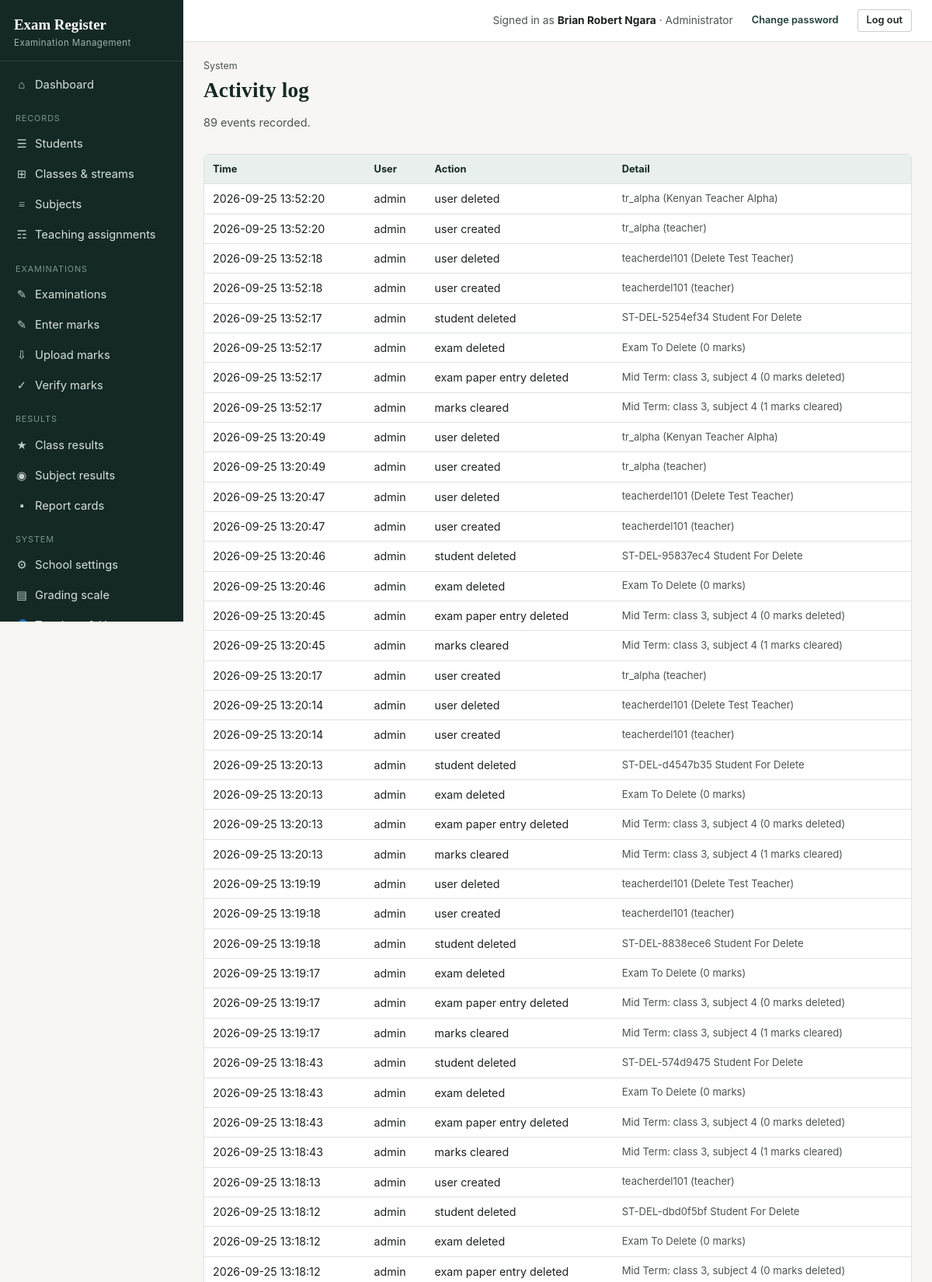
The app's page /audit (signed in, upper part) with its own data.
### tables this page shows
CREATE TABLE settings(key TEXT PRIMARY KEY, value TEXT NOT NULL DEFAULT '');

CREATE TABLE users(
    id INTEGER PRIMARY KEY AUTOINCREMENT,
    username TEXT NOT NULL UNIQUE COLLATE NOCASE,
    full_name TEXT NOT NULL,
    initials TEXT NOT NULL DEFAULT '',
    password_hash TEXT NOT NULL,
    role TEXT NOT NULL DEFAULT 'teacher',
    phone TEXT NOT NULL DEFAULT '',
    active INTEGER NOT NULL DEFAULT 1,
    must_change_password INTEGER NOT NULL DEFAULT 0,
    created_at TEXT NOT NULL DEFAULT CURRENT_TIMESTAMP
, tsc_no TEXT NOT NULL DEFAULT '');

CREATE TABLE audit_log(
    id INTEGER PRIMARY KEY AUTOINCREMENT,
    ts TEXT NOT NULL,
    user_id INTEGER,
    username TEXT NOT NULL DEFAULT '',
    action TEXT NOT NULL,
    detail TEXT NOT NULL DEFAULT ''
);

### routes/system.py (the view)
@bp.route("/audit")
@perm_required("audit.view")
def audit_log():
    page = max(request.args.get("page", 1, type=int), 1)
    total = q1("SELECT COUNT(*) n FROM audit_log")["n"]
    rows = q("SELECT * FROM audit_log ORDER BY id DESC LIMIT ? OFFSET ?", (PER_PAGE, (page - 1) * PER_PAGE))
    return render_template("audit.html", rows=rows, page=page, pages=max(math.ceil(total / PER_PAGE), 1), total=total)

### core.py (called while the page is built, shortened)
def connect():
    con = sqlite3.connect(DB_PATH, timeout=20)
    con.row_factory = sqlite3.Row
    con.execute("PRAGMA foreign_keys = ON")
    return con

def db():
    if "db" not in g:
        g.db = connect()
    return g.db

def q(sql, args=()):
    return db().execute(sql, args).fetchall()

def q1(sql, args=()):
    return db().execute(sql, args).fetchone()

def settings():
    if "settings" not in g:
        d = dict(DEFAULT_SETTINGS)
        for r in q("SELECT key,value FROM settings"):
            d[r["key"]] = r["value"]
        g.settings = d
    return g.settings

def csrf_token():
    if "csrf" not in session:
        session["csrf"] = secrets.token_hex(16)
    return session["csrf"]

def load_user():
    g.user = None
    uid = session.get("uid")
    if uid:
        u = q1("SELECT * FROM users WHERE id=? AND active=1", (uid,))
        if u:
            g.user = u
        else:
            session.pop("uid", None)

def has_perm(perm):
    u = g.get("user")
    if not u:
        return False
    if u["role"] == "admin":
        return True
    if "perms" not in g:
        g.perms = {r["perm"] for r in q(
            "SELECT perm FROM role_permissions WHERE role=?", (u["role"],))}
    return perm in g.perms

def is_admin():
    u = g.get("user")
    return bool(u and u["role"] == "admin")

def perm_required(*perms):
    def deco(f):
        @functools.wraps(f)
        def wrapper(*a, **k):
            if not g.user:
                return redirect(url_for("auth.login", next=request.full_path.rstrip("?")))
            if not any(has_perm(p) for p in perms):
                abort(403)
            return f(*a, **k)
        return wrapper
    return deco

def auto_backup_if_due():
    today = datetime.date.today().isoformat()
    if _last_auto_check["day"] == today:
        return

### templates/audit.html (shortened to what this page needs)
{% extends "base.html" %}
{% block wide %} wide{% endblock %}
{% block content %}
<div class="page-head"><div><div class="eyebrow">System</div><h1>Activity log</h1><p class="lede">{{ total }} events recorded.</p></div></div>
<div class="tbl-wrap">
<table>
  <thead><tr><th>Time</th><th>User</th><th>Action</th><th>Detail</th></tr></thead>
  <tbody>
  {% for r in rows %}
    <tr><td style="white-space:nowrap;">{{ r.ts }}</td><td>{{ r.username or '-' }}</td><td>{{ r.action }}</td><td class="small">{{ r.detail }}</td></tr>
  {% else %}
    <tr><td colspan="4" class="tbl-empty">No activity recorded yet.</td></tr>
  {% endfor %}
  </tbody>
</table>
</div>
{% endblock %}

### templates/base.html (shortened to what this page needs)
<!doctype html>
<html lang="en">
<head>
<link rel="stylesheet" href="{{ url_for('static', filename='style.css') }}">
</head>
<body>
{% if user %}
<div class="shell">
  <aside class="sidebar" id="sidebar">
    <div class="brand">
      <div class="mark">{{ school.school_name if school and school.school_name != 'Your School Name' else 'Exam Register' }}</div>
      <div class="sub">Examination Management</div>
    </div>
    <nav class="nav">
      <a href="{{ url_for('system.dashboard') }}" class="{{ 'active' if request.endpoint=='system.dashboard' }}"><span class="ic">&#8962;</span> Dashboard</a>
      <div class="group-label">Records</div>
      {% if has_perm('students.view') or has_perm('students.manage') %}
      <a href="{{ url_for('academic.students') }}" class="{{ 'active' if request.endpoint and request.endpoint.startswith('academic.student') }}"><span class="ic">&#9776;</span> Students</a>
      {% endif %}
      {% if has_perm('classes.manage') %}
      <a href="{{ url_for('academic.classes') }}" class="{{ 'active' if request.endpoint=='academic.classes' }}"><span class="ic">&#8862;</span> Classes &amp; streams</a>
      {% endif %}
      {% if has_perm('subjects.manage') %}
      <a href="{{ url_for('academic.subjects') }}" class="{{ 'active' if request.endpoint=='academic.subjects' }}"><span class="ic">&#8801;</span> Subjects</a>
      <a href="{{ url_for('academic.teaching') }}" class="{{ 'active' if request.endpoint=='academic.teaching' }}"><span class="ic">&#9782;</span> Teaching assignments</a>
      {% endif %}
      <div class="group-label">Examinations</div>
      <a href="{{ url_for('exams.exams') }}" class="{{ 'active' if request.endpoint and request.endpoint.startswith('exams.exam') }}"><span class="ic">&#9998;</span> Examinations</a>
      <a href="{{ url_for('exams.marks_home') }}" class="{{ 'active' if request.endpoint in ['exams.marks_home','exams.marks_entry'] }}"><span class="ic">&#9998;</span> Enter marks</a>
      <a href="{{ url_for('exams.marks_import') }}" class="{{ 'active' if request.endpoint and request.endpoint.startswith('exams.marks_import') }}"><span class="ic">&#8681;</span> Upload marks</a>
      {% if has_perm('marks.verify') %}
      <a href="{{ url_for('exams.verify_home') }}" class="{{ 'active' if request.endpoint=='exams.verify_home' }}"><span class="ic">&#10003;</span> Verify marks</a>
      {% endif %}
      <div class="group-label">Results</div>
      <a href="{{ url_for('results.class_results') }}" class="{{ 'active' if request.endpoint=='results.class_results' }}"><span class="ic">&#9733;</span> Class results</a>
      <a href="{{ url_for('results.subject_results') }}" class="{{ 'active' if request.endpoint=='results.subject_results' }}"><span class="ic">&#9673;</span> Subject results</a>
      <a href="{{ url_for('results.reports_home') }}" class="{{ 'active' if request.endpoint and request.endpoint.startswith('results.report') }}"><span class="ic">&#9642;</span> Report cards</a>
      {% if is_admin() or has_perm('backup.create') or has_perm('audit.view') %}
      <div class="group-label">System</div>
      {% if is_admin() %}
      <a href="{{ url_for('system.school_settings') }}" class="{{ 'active' if request.endpoint=='system.school_settings' }}"><span class="ic">&#9881;</span> School settings</a>
      <a href="{{ url_for('system.grading') }}" class="{{ 'active' if request.endpoint=='system.grading' }}"><span class="ic">&#9636;</span> Grading scale</a>
      <a href="{{ url_for('auth.users') }}" class="{{ 'active' if request.endpoint and request.endpoint.startswith('auth.user') }}"><span class="ic">&#128100;</span> Teachers &amp; Users</a>
      {% endif %}
      {% endif %}
    </nav>
  </aside>
  <div class="main">
    <div class="topbar">
      <div class="flex items-center gap-12">
        <span class="who">Signed in as <b>{{ user.full_name }}</b> &middot; {{ ROLES.get(user.role, user.role) }}</span>
        <a href="{{ url_for('auth.password') }}" class="btn btn-sm btn-ghost">Change password</a>
        <form method="post" action="{{ url_for('auth.logout') }}" style="margin:0;">
          <button class="btn btn-sm">Log out</button>
        </form>
      </div>
    </div>
    <div class="content{% block wide %}{% endblock %}">
      {% block content %}{% endblock %}
    </div>
  </div>
</div>
{% else %}
  {% include "_flash.html" %}
  {% block guest_content %}{% endblock %}
{% endif %}
</body>
</html>

### static/style.css (style rules this page uses)
:root { --ink:#1B2321; --ink-soft:#4A5550; --paper:#F7F6F2; --paper-raised:#FFFFFF; --green:#1E3D36; --green-deep:#142925; --green-tint:#E9EFEC; --sage:#C9CFCB; --sage-line:#DEE3DF; --gold:#B8862B; --gold-tint:#FBF3E1; --red:#C23B2E; --red-tint:#FBEAE7; --ok:#2E6B4F; --ok-tint:#E7F1EA; --serif: Georgia, "Times New Roman", "Nimbus Roman No9 L", serif; --sans: -apple-system, "Segoe UI", Roboto, Helvetica, Arial, sans-serif; --mono: "Consolas", "SFMono-Regular", Menlo, monospace; --radius: 3px; --shadow: 0 1px 2px rgba(20,41,37,0.08), 0 1px 1px rgba(20,41,37,0.06); }
* { box-sizing:border-box; }
html { scroll-padding-top:16px; }
body { margin:0; font-family:var(--sans); color:var(--ink); background:var(--paper); font-size:14.5px; line-height:1.5; -webkit-font-smoothing:antialiased; }
h1,h2,h3,h4 { font-family:var(--serif); font-weight:700; color:var(--green-deep); margin:0 0 .35em; }
h1 { font-size:1.7rem; letter-spacing:.2px; }
p { margin:0 0 .8em; }
a { color:var(--green); text-decoration:none; }
small,.small { font-size:.82rem; color:var(--ink-soft); }
.shell { display:flex; min-height:100vh; }
.sidebar { width:236px; flex:0 0 236px; background:var(--green-deep); color:#E7ECE9; display:flex; flex-direction:column; position:sticky; top:0; height:100vh; overflow-y:auto; }
.brand { padding:20px 18px 14px; border-bottom:1px solid rgba(255,255,255,.1); }
.brand .mark { font-family:var(--serif); font-weight:700; font-size:1.18rem; color:#fff; line-height:1.25; }
.brand .sub { font-size:.72rem; letter-spacing:.04em; color:#9FB3AB; margin-top:3px; }
.nav { padding:10px 10px 18px; flex:1; }
.nav .group-label { font-size:.68rem; text-transform:uppercase; letter-spacing:.08em; color:#7C948B; margin:16px 10px 6px; }
.nav a { display:flex; align-items:center; gap:9px; color:#D6E0DC; padding:8px 10px; border-radius:var(--radius); font-size:.92rem; margin:1px 0; }
.nav .ic { width:16px; text-align:center; opacity:.9; font-family:var(--serif); }
.main { flex:1; min-width:0; display:flex; flex-direction:column; }
.topbar { display:flex; align-items:center; justify-content:space-between; gap:16px; padding:12px 26px; background:var(--paper-raised); border-bottom:1px solid var(--sage-line); position:sticky; top:0; z-index:5; }
.topbar .who { font-size:.86rem; color:var(--ink-soft); }
.topbar .who b { color:var(--ink); }
.content { padding:22px 26px 50px; max-width:1180px; width:100%; }
.content.wide { max-width:none; }
.tbl-wrap { overflow-x:auto; border:1px solid var(--sage-line); border-radius:6px; }
table { width:100%; border-collapse:collapse; background:var(--paper-raised); font-size:.89rem; }
table th { background:var(--green-tint); color:var(--green-deep); font-weight:700; text-align:left; padding:9px 11px; border-bottom:1px solid var(--sage-line); white-space:nowrap; font-size:.8rem; }
table td { padding:8px 11px; border-bottom:1px solid var(--sage-line); vertical-align:middle; }
.btn { display:inline-flex; align-items:center; gap:6px; padding:8px 16px; border-radius:var(--radius); border:1px solid var(--sage); background:#fff; color:var(--ink); font-size:.88rem; font-weight:600; cursor:pointer; line-height:1.3; font-family:var(--sans); transition: background .12s ease, border-color .12s ease, box-shadow .12s ease; }
.btn-sm { padding:5px 11px; font-size:.8rem; }
.btn-ghost { background:transparent; border-color:transparent; color:var(--green); }
.page-head { display:flex; align-items:flex-start; justify-content:space-between; gap:16px; margin-bottom:18px; flex-wrap:wrap; }
.page-head .eyebrow { font-size:.78rem; color:var(--ink-soft); margin-bottom:2px; }
.page-head p.lede { color:var(--ink-soft); margin-top:4px; max-width:62ch; }
.flex { display:flex; }
.gap-12 { gap:12px; }
.items-center { align-items:center; }

### records on screen
settings: value "Exam Register"
users: full_name "Brian Robert Ngara", get "Administrator"
audit_log: ts "2026-09-25 13:52:20", username "admin", action "user deleted", detail "tr_alpha (Kenyan Teacher Alpha)"
audit_log: ts "2026-09-25 13:52:20", username "admin", action "user created", detail "tr_alpha (teacher)"
audit_log: ts "2026-09-25 13:52:18", username "admin", action "user deleted", detail "teacherdel101 (Delete Test Teacher)"
audit_log: ts "2026-09-25 13:52:18", username "admin", action "user created", detail "teacherdel101 (teacher)"
audit_log: ts "2026-09-25 13:52:17", username "admin", action "student deleted", detail "ST-DEL-5254ef34 Student For Delete"
audit_log: ts "2026-09-25 13:52:17", username "admin", action "exam deleted", detail "Exam To Delete (0 marks)"
audit_log: ts "2026-09-25 13:52:17", username "admin", action "exam paper entry deleted", detail "Mid Term: class 3, subject 4 (0 marks deleted)"
audit_log: ts "2026-09-25 13:52:17", username "admin", action "marks cleared", detail "Mid Term: class 3, subject 4 (1 marks cleared)"
audit_log: ts "2026-09-25 13:20:49", username "admin", action "user deleted", detail "tr_alpha (Kenyan Teacher Alpha)"
audit_log: ts "2026-09-25 13:20:49", username "admin", action "user created", detail "tr_alpha (teacher)"
audit_log: ts "2026-09-25 13:20:47", username "admin", action "user deleted", detail "teacherdel101 (Delete Test Teacher)"
audit_log: ts "2026-09-25 13:20:47", username "admin", action "user created", detail "teacherdel101 (teacher)"
audit_log: ts "2026-09-25 13:20:46", username "admin", action "student deleted", detail "ST-DEL-95837ec4 Student For Delete"
audit_log: ts "2026-09-25 13:20:46", username "admin", action "exam deleted", detail "Exam To Delete (0 marks)"
audit_log: ts "2026-09-25 13:20:45", username "admin", action "exam paper entry deleted", detail "Mid Term: class 3, subject 4 (0 marks deleted)"
audit_log: ts "2026-09-25 13:20:45", username "admin", action "marks cleared", detail "Mid Term: class 3, subject 4 (1 marks cleared)"
audit_log: ts "2026-09-25 13:20:17", username "admin", action "user created", detail "tr_alpha (teacher)"
audit_log: ts "2026-09-25 13:20:14", username "admin", action "user deleted", detail "teacherdel101 (Delete Test Teacher)"
audit_log: ts "2026-09-25 13:20:14", username "admin", action "user created", detail "teacherdel101 (teacher)"
audit_log: ts "2026-09-25 13:20:13", username "admin", action "student deleted", detail "ST-DEL-d4547b35 Student For Delete"
audit_log: ts "2026-09-25 13:20:13", username "admin", action "exam deleted", detail "Exam To Delete (0 marks)"
audit_log: ts "2026-09-25 13:20:13", username "admin", action "exam paper entry deleted", detail "Mid Term: class 3, subject 4 (0 marks deleted)"
audit_log: ts "2026-09-25 13:20:13", username "admin", action "marks cleared", detail "Mid Term: class 3, subject 4 (1 marks cleared)"
audit_log: ts "2026-09-25 13:19:19", username "admin", action "user deleted", detail "teacherdel101 (Delete Test Teacher)"
audit_log: ts "2026-09-25 13:19:18", username "admin", action "user created", detail "teacherdel101 (teacher)"
audit_log: ts "2026-09-25 13:19:18", username "admin", action "student deleted", detail "ST-DEL-8838ece6 Student For Delete"
audit_log: ts "2026-09-25 13:19:17", username "admin", action "exam deleted", detail "Exam To Delete (0 marks)"
audit_log: ts "2026-09-25 13:19:17", username "admin", action "exam paper entry deleted", detail "Mid Term: class 3, subject 4 (0 marks deleted)"
audit_log: ts "2026-09-25 13:19:17", username "admin", action "marks cleared", detail "Mid Term: class 3, subject 4 (1 marks cleared)"
audit_log: ts "2026-09-25 13:18:43", username "admin", action "student deleted", detail "ST-DEL-574d9475 Student For Delete"
audit_log: ts "2026-09-25 13:18:43", username "admin", action "exam deleted", detail "Exam To Delete (0 marks)"
audit_log: ts "2026-09-25 13:18:43", username "admin", action "exam paper entry deleted", detail "Mid Term: class 3, subject 4 (0 marks deleted)"
audit_log: ts "2026-09-25 13:18:43", username "admin", action "marks cleared", detail "Mid Term: class 3, subject 4 (1 marks cleared)"
audit_log: ts "2026-09-25 13:18:13", username "admin", action "user created", detail "teacherdel101 (teacher)"
audit_log: ts "2026-09-25 13:18:12", username "admin", action "student deleted", detail "ST-DEL-dbd0f5bf Student For Delete"
audit_log: ts "2026-09-25 13:18:12", username "admin", action "exam deleted", detail "Exam To Delete (0 marks)"
audit_log: ts "2026-09-25 13:18:12", username "admin", action "exam paper entry deleted", detail "Mid Term: class 3, subject 4 (0 marks deleted)"

### other values on screen
{{ total }} "89"
